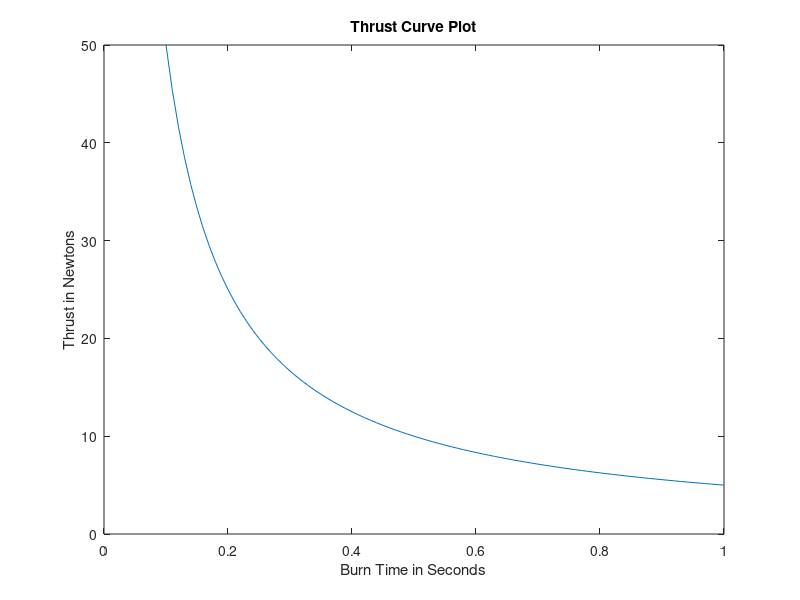

MATLAB code to generate this figure:
% Anthony Lehmenkuler
% M08480678
% Rocket Simulations
% October 21, 2019

clc;clear all;close all; clc;
%% Flight Profile
g = 9.8; % gravity m/s^2
c_d = input('Input coefficient of drag for rocket:  '); % coefficient of drag, typically .75 need to check
rho = 1.22; % air density kg/m^3
m_r = input('Input the mass of the rocket in kg:  '); % mass of rocket in kg
m_e = input('Input the mass of the loaded motor in kg:  '); % mass of loaded motor in kg
m_p = input('Input the mass of the propellant in kg:  '); % mass of propellant in kg
i_m = input('Input motor impulse in Newton Seconds:  '); % motor impulse in N*s
thrust = input('Input motor thrust in Newtons:  '); % motor thrust in N
d_in = 7.67; % cross sectional diameter in inches
r = (d_in * .0254)/2; % cross sectional radius in m
c_area = pi * r^2; % cross sectional area in m^2
m_b = m_r + m_e - (m_p/2); % boost mass in kg
m_c = m_r + m_e - m_p; % coast mass in kg
k = .5 * rho * c_d * c_area; % calc simplifier
q = sqrt((thrust - (m_b * g)) / k); % calc simplifier
x = (2 * k * q) / m_b; % calc simplifier
b_time = i_m / thrust; % burn time in sec
v_burn = q * ((1 - exp(-x * b_time)) / (1 + exp(-x * b_time))); % burn out velocity in m/s
y_b = (-m_b / (2 * k)) * log((thrust - m_b * g - k * v_burn^2) / (thrust - (m_b * g))) % altitude at burn out in m
y_c = (m_c / (2 * k)) * log((m_c * g + k * v_burn^2) / (m_c * g)); % cost distance in m
q_a = sqrt((m_c * g) / k); % calc simplifier
q_b = sqrt((g * k) / m_c); % calc simplifier
c_time = atan(v_burn / q_a) / q_b; % coasting time in sec
y_max = y_b + y_c; % max altitude in meters
y_max_ft = y_max * 3.28084; % max altitude in feet
fprintf('Max Altitude: %8.3f ft \n',y_max_ft)

%% Thrust Curve
b_time_v = 0.1:0.01:b_time; % burn time vector in sec
thrust_v = i_m ./ b_time_v; % thrust vector in N
figure(1)
plot(b_time_v , thrust_v); 
xlabel('Burn Time in Seconds')
ylabel('Thrust in Newtons')
title('Thrust Curve Plot')

%% Kinetic Energy at Landing
c_d_p_lv = input('Input drag coefficient for launch vehicle parachute:  '); % drag coefficient for parachute launch vehicle
p_d_lv = input('Input diameter of launch vehicle parachute in meters:  '); % diameter of parachute in m launch vehicle
c_d_p_pay = input('Input drag coefficient for payload parachute:  '); % drag coefficient for parachute payload
p_d_pay = input('Input diameter of payload parachute in meters:  '); % diameter of parachute in m payload
m_pay = 7 * 0.453592; % mass of payload section in kg 
p_r_lv = (p_d_lv / 2); % radius of parachute in m launch vehicle
p_r_p = (p_d_lv / 2); % radius of parachute in m payload
v_d_lv = sqrt((2 * (m_c - m_pay) * g) / (pi * rho * c_d_p_lv * p_r_lv^2)); % descent velocity in m/s launch vehicle
k_e_lv = .5 * (m_c - m_pay) * v_d_lv^2; % kinetic energy of rocket at landing in J launch vehicle
v_d_p = sqrt((2 * (m_pay) * g) / (pi * rho * c_d_p_pay * p_r_p^2)); % descent velocity in m/s payload
k_e_p = .5 * (m_pay) * v_d_p^2; % kinetic energy of rocket at landing in J payload
fprintf('Kinetic Energy of Launch Vehicle at landing: %8.3f J \n',k_e_lv)
fprintf('Kinetic Energy of Payload at landing: %8.3f J \n',k_e_p)

%% Descent Time
deploy_a = input('Input altitude for main chute deployment in feet:  '); % user input deployment altitude in ft
d_a = deploy_a * 0.3048; % altitude for main chute deploy in m
a_d = pi * .5^2; % area of drog in m
c_d_drogue = .75; % coefficient of drag for drogue
v_d_drogue = sqrt((2 * (m_c - m_pay) * g) / (a_d * rho * c_d_drogue)); % descent velocity in m/s
d_drogue = .75 * .5 * rho * a_d * v_d_drogue^2; % drag force of drogue
a_drogue = d_drogue / (m_c - m_pay); % drag acceleration in m/s
t_drogue = sqrt((2*(y_max - d_a)) / g); % time for rocket to fall before main chute deply in s
d_f = c_d_p_lv * rho * v_d_lv^2 * pi * p_r_lv^2 / 2; % drag force in N
w = (m_c - m_pay) * g; % weight of rocket in N
t_vel = v_d_lv / g ; % time to reach terminal velocity with parachute in sec
d_t_vel = .5 * g * t_vel^2; % distance travel during acceleration to terminal in m
d_final = d_a - d_t_vel; % final distance to descend at terminal velocity in m
t_main = d_final / v_d_lv; % time for final descent stage in sec
t_total = t_drogue + t_main; % total time for launch vehicle to descend in s
fprintf('Total Time for Launch Vehicle to descend: %8.3f sec \n',t_total)

%% Drift Distance
w0 = 0 * 1.46667; % wind speed in ft/s
w5 = 5 * 1.46667; % wind speed in ft/s
w10 = 10 * 1.46667; % wind speed in ft/s
w15 = 15 * 1.46667; % wind speed in ft/s
w20 = 20 * 1.46667; % wind speed in ft/s
d0 = t_total * w0; % drift in ft
d5 = t_total * w5; % drift in ft
d10 = t_total * w10; % drift in ft
d15 = t_total * w15; % drift in ft
d20 = t_total * w20; % drift in ft
fprintf('Expected Drift if Wind Speed is 0 mph:  %8.3f ft \n',d0)
fprintf('Expected Drift if Wind Speed is 5 mph:  %8.3f ft \n',d5)
fprintf('Expected Drift if Wind Speed is 10 mph:  %8.3f ft \n',d10)
fprintf('Expected Drift if Wind Speed is 15 mph:  %8.3f ft \n',d15)
fprintf('Expected Drift if Wind Speed is 20 mph:  %8.3f ft \n',d20)

% Anthony Lehmenkuler
% M08480678
% Parachute Simulations
% October 29, 2019

clc;clear all;close all; clc;
%% Flight Profile
g = 9.8; % gravity m/s^2
c_d = .75; % coefficient of drag
rho = 1.22; % air density kg/m^3
m_r = 14.9685; % mass of rocket in kg
m_e = 4.53592; % mass of loaded motor in kg
m_p = 2.394; % mass of propellant in kg
i_m = 5015; % motor impulse in N*s
thrust = 1119; % motor thrust in N
d_in = 7.67; % cross sectional diameter in inches
r = (d_in * .0254)/2; % cross sectional radius in m
c_area = pi * r^2; % cross sectional area in m^2
m_b = m_r + m_e - (m_p/2); % boost mass in kg
m_c = m_r + m_e - m_p; % coast mass in kg
k = .5 * rho * c_d * c_area; % calc simplifier
q = sqrt((thrust - (m_b * g)) / k); % calc simplifier
x = (2 * k * q) / m_b; % calc simplifier
b_time = i_m / thrust; % burn time in sec
v_burn = q * ((1 - exp(-x * b_time)) / (1 + exp(-x * b_time))); % burn out velocity in m/s
y_b = (-m_b / (2 * k)) * log((thrust - m_b * g - k * v_burn^2) / (thrust - (m_b * g))); % altitude at burn out in m
y_c = (m_c / (2 * k)) * log((m_c * g + k * v_burn^2) / (m_c * g)); % cost distance in m
q_a = sqrt((m_c * g) / k); % calc simplifier
q_b = sqrt((g * k) / m_c); % calc simplifier
c_time = atan(v_burn / q_a) / q_b; % coasting time in sec
y_max = y_b + y_c; % max altitude in meters
y_max_ft = y_max * 3.28084; % max altitude in feet

c_d_p_lv = 1.75; % drag coefficient for parachute launch vehicle
c_d_p_pay = 1.75; % drag coefficient for parachute payload
m_pay = 9.2 * 0.453592; % mass of payload section in kg 

deploy_a = 700; % user input deployment altitude in ft
d_a = deploy_a * 0.3048; % altitude for main chute deploy in m
a_d = pi * .5^2; % area of drog in m
c_d_drogue = .75; % coefficient of drag for drogue
v_d_drogue = sqrt((2 * (m_c - m_pay) * g) / (a_d * rho * c_d_drogue)); % descent velocity in m/s
d_drogue = .75 * .5 * rho * a_d * v_d_drogue^2; % drag force of drogue
a_drogue = d_drogue / (m_c - m_pay); % drag acceleration in m/s
t_drogue = sqrt((2*(y_max - d_a)) / g); % time for rocket to fall before main chute deply in s

p_d_lv = .5:.5:5; % diameter of parachute in m launch vehicle
p_r_lv = (p_d_lv ./ 2); % radius of parachute in m launch vehicle
v_d_lv = sqrt((2 .* (m_c - m_pay) .* g) ./ (pi .* rho .* c_d_p_lv .* p_r_lv.^2)); % descent velocity in m/s launch vehicle
k_e_lv = .5 .* (m_c - m_pay) .* v_d_lv.^2; % kinetic energy of rocket at landing in J launch vehicle
d_f = c_d_p_lv .* rho .* v_d_lv.^2 .* pi .* p_r_lv.^2 ./ 2; % drag force in N
w = (m_c - m_pay) * g; % weight of rocket in N
t_vel_lv = v_d_lv ./ g ; % time to reach terminal velocity with parachute in sec
d_t_vel_lv = .5 .* g .* t_vel_lv.^2; % distance travel during acceleration to terminal in m
d_final_lv = d_a - d_t_vel_lv; % final distance to descend at terminal velocity in m
t_main_lv = d_final_lv ./ v_d_lv; % time for final descent stage in sec
t_total_lv = t_drogue + t_main_lv; % total time for launch vehicle to descend in s

p_d_pay = .5:.5:5; % diameter of parachute in m payload
p_r_p = (p_d_pay ./ 2); % radius of parachute in m payload
v_d_p = sqrt((2 .* (m_pay) .* g) ./ (pi .* rho .* c_d_p_pay .* p_r_p.^2)); % descent velocity in m/s payload
k_e_p = .5 .* (m_pay) .* v_d_p.^2; % kinetic energy of rocket at landing in J payload
deploy_a_p = 600; % user input deployment altitude in ft
d_a_p = deploy_a_p * 0.3048; % pay altitude for main chute deploy in m
a_d_p = pi * .05^2; % pay area of drog in m
c_d_drogue_p = .75; % pay coefficient of drag for drogue
v_d_drogue_p = sqrt((2 * (m_pay) * g) / (a_d_p * rho * c_d_drogue_p)); % pay descent velocity in m/s
d_drogue_p = .75 * .5 * rho * a_d_p * v_d_drogue_p^2; % pay drag force of drogue
a_drogue_p = d_drogue_p / (m_c - m_pay); % pay drag acceleration in m/s
t_drogue_p = sqrt((2*(y_max - d_a_p)) / g); % pay time for rocket to fall before main chute deply in s
t_vel_p = v_d_p ./ g ; % time to reach terminal velocity with parachute payload in sec
d_t_vel_p = .5 .* g .* t_vel_p.^2; % distance travel during acceleration to terminal payload in m
d_free_p = .5 * g * 2^2; % distance in freefall before chute opens
d_final_p = d_a_p - d_t_vel_p - d_free_p; % final distance to descend at terminal velocity payload in m
t_main_p = d_final_p ./ v_d_p; % time for final descent stage in payload sec
t_total_p = t_main_p + t_drogue_p; % total time for payload to descend in s

% Drift Distance
w0 = 0 * 1.46667; % wind speed in ft/s
w5 = 5 * 1.46667; % wind speed in ft/s
w10 = 10 * 1.46667; % wind speed in ft/s
w15 = 15 * 1.46667; % wind speed in ft/s
w20 = 20 * 1.46667; % wind speed in ft/s
d0_lv = t_total_lv * w0; % drift in ft
d5_lv = t_total_lv * w5; % drift in ft
d10_lv = t_total_lv * w10; % drift in ft
d15_lv = t_total_lv * w15; % drift in ft
d20_lv = t_total_lv * w20; % drift in ft
d0_p = t_total_p * w0; % drift in ft
d5_p = t_total_p * w5; % drift in ft
d10_p = t_total_p * w10; % drift in ft
d15_p = t_total_p * w15; % drift in ft
d20_p = t_total_p * w20; % drift in ft